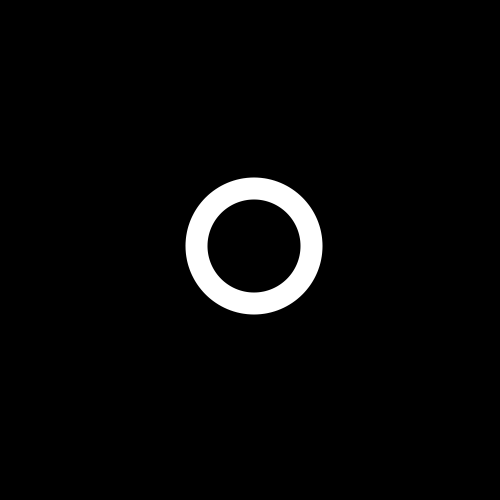
%> input picture ring.bmp, 1000 x 1000 px (shown at 1/2 size)
$ octave MRAF_Samhan.m   (GNU Octave 9; MATLAB toolbox functions it lacks are replaced by stand-ins)
%> lines starting %> are read from the running program, lines starting %| are printed output that depends on the picture; in (x1, y1, x2, y2) boxes, pixels count from 0 and x2, y2 are one past the last pixel; in counts of white or black regions, pixels touching at a corner belong together; the program's own positions count from 1
%% Description
%title: MRAF Algorithm
%desc: an IFTA to determine phase distribution in CGH for beam shaping
%using amplitude freedom in certain region
%author: Muhammad Syahman Samhan
%email: mssamhan@students.itb.ac.id
%last update: October 22, 2019
%adapted from Gerchberg and Saxton (1971) and Pasienski & DeMarco (2008)
%inspired from
    %1. Musa Aydin (Sultan Mehmet Vakif University)
    %2. Dae Gwang Choi (KAIST, 2019)
    %3. Pasienski & DeMarco (2008)

%% General Variables
clc
clear all
close all
size = 1000;             %pixel size
x = linspace(-10, 10, size);
y = linspace(-10, 10, size);
% pad = 10;
% xx = linspace(-10-pad, 10+pad, 2*size);
% yy = linspace(-10-pad, 10+pad, 2*size);
[X,Y] = meshgrid(x,y);  %meshgrid for Input Beam
% [Xx, Yy] = meshgrid(xx,yy);
x0=0; y0=0;             %center of CGH and Input Beam
tilt = 0;               %only if needed later
i_num = 30;            %number of iteration
error = [];             %error array is empty for first

%% Input Variables
R = 0.5;
mu = 0;
B_lin = 0.117;
B_con = 7;
aspect_ratio = 1;
m = 0.5;


%% Generate Gaussian Input Beam
sigma = 3;                                      %beam waist
A = 1;                                          %input amplitude
theta = ((X-x0).^2 + (Y-y0).^2)./(2*sigma^2);   %phase of Input beam
input = A*exp(-theta);                          %input amplitude for a given position


%% Target Image
Target_Ori = rgb2gray(imread('ring.bmp'));   %target image input
%> Target_Ori: size 1000x1000 uint8; min 0, max 255, mean 8.1
Target = double(Target_Ori);             %changing the target into matrix of doubles with precision

figure %Original Target Image
    imagesc(Target), axis image, colormap('gray');
    title('Target image')

SR_Ori = rgb2gray(imread('SR_Big_1000.bmp'));               %signal region input
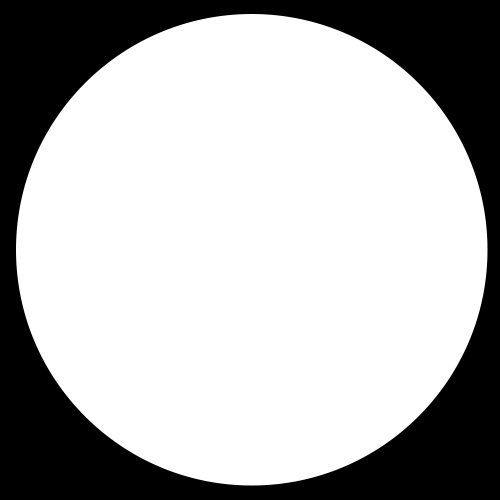
%> input picture SR_Big_1000.bmp, 1000 x 1000 px (shown at 1/2 size)
%> SR_Ori: size 1000x1000 uint8; min 0, max 255, mean 178.1
threshold = 0.5;
SR = (double(SR_Ori) >= threshold);            %change signal region into matrix of 1 and 0
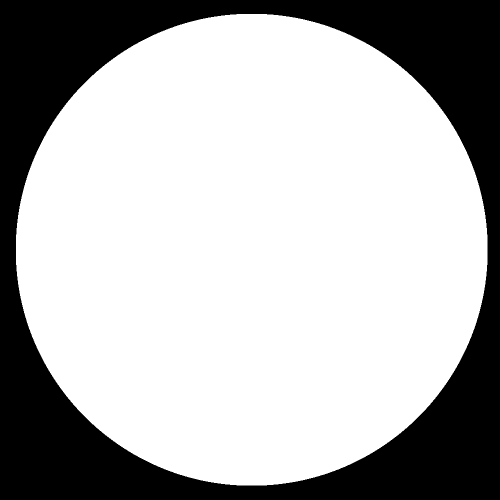
%> SR: size 1000x1000 logical (shown at 1/2 size); 70% white; 1 black region, box (x1, y1, x2, y2) and area: (0, 0, 1000, 1000) 299725
NR = 1-SR;                                         %noise region = outside of signal region
MR_Ori = rgb2gray(imread('SR_Big_1000.bmp'));                 %measure region input
MR = SR;             %change measure region into matrix of 1 and 0
N_m = nnz(MR);
%> N_m = 700275
Target_m = MR.*Target;
figure %Signal Region
    imagesc(abs(SR)), axis image, colormap('gray');
    title('Signal Region');
figure %Noise Region
    imagesc(abs(NR)), axis image, colormap('gray');
    title('Noise Region');

%% Phase Initialization Step
A = fftshift(ifft2(fftshift(Target)));  %performing GS initialization step, IFFT
% Notes: 2 times fftshift is used to shift the matrix (q1<->q3, q2<->q4)

alpha = aspect_ratio/(1+aspect_ratio);
A_quad = 4*R*(alpha*X.^2 + (1-alpha)*Y.^2);
A_lin = B_lin*(X*cos(mu) + Y*sin(mu));
A_con = B_con*sqrt(X.^2+Y.^2);
% [10 lines of commented-out code are left out]

%% Perform MRAF (Mixed-Region Amplitude Freedom) Algorithm
for i=1:i_num
    B = abs(input).*exp(1i*angle(A));
    C = fftshift(fft2(fftshift(B)));
    D = (m*abs(Target).*SR + (1-m)*abs(C).*NR).*exp(1i*angle(C)); %the main line of MRAF algorithm
    A = fftshift(ifft2(fftshift(D)));
    %Error Calculation: Root Mean Squre Error of Measure Region
        C_m = MR.*C;
        error_cur = sqrt((1/N_m)*sum(sum( (abs(C_m) - abs(Target_m)).^2 )));
        error = [error; error_cur];
end
%> this loop made 30 passes
%> error_cur on passes 9 to 20: 59.99, 56.75, 54.08, 51.85, 49.96, 48.33, 46.9, 45.65, 44.54, 43.54, 42.64, 41.83
%> (error_cur, error) on passes 1 to 6: (298.6, 298.6), (170.1, [298.6; 170.1]), (120.7, [298.6; 170.1; 120.7]), (98.48, [298.6; 170.1; 120.7; 98.48]), (85.03, [298.6; 170.1; 120.7; 98.48; 85.03]), (75.82, [298.6; 170.1; 120.7; 98.48; 85.03; 75.82])
%> after the loop, error = 30 values, max 298.6 at index 1, min 36.41 at index 30, mean 65.11

%% Calibration Section by Dae Gwang
Crop=angle(A)+pi;   % change range, from -pi to pi into 0 to 2pi
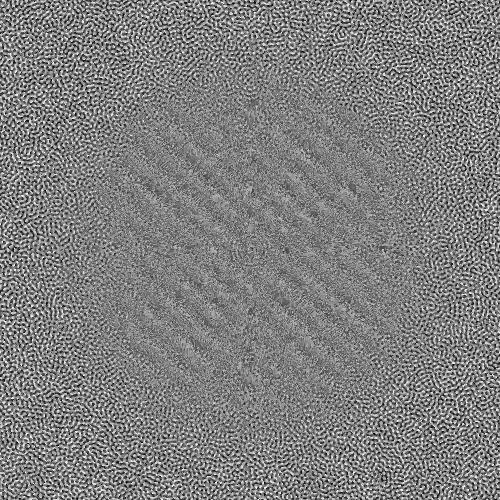
%> Crop: size 1000x1000 double (shown at 1/2 size); min 7.45e-06, max 6.28, mean 3.14; drawn with min black and max white
aaaa=136;           % maximum gray level for 2pi phase shift (depends on SLM)
Crop=floor(aaaa.*Crop./(2.0*pi)); % converting the phase shift into gray level
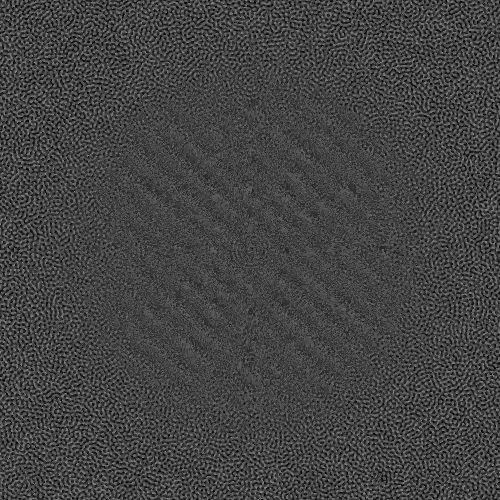
%> Crop: size 1000x1000 double (shown at 1/2 size); min 0, max 135, mean 67.4

% This line changes the black into the white
for j=1:size
    for k=1:size
        if Crop(j,k) == 0;
            Crop(j,k)=aaaa;
        end
    end
end
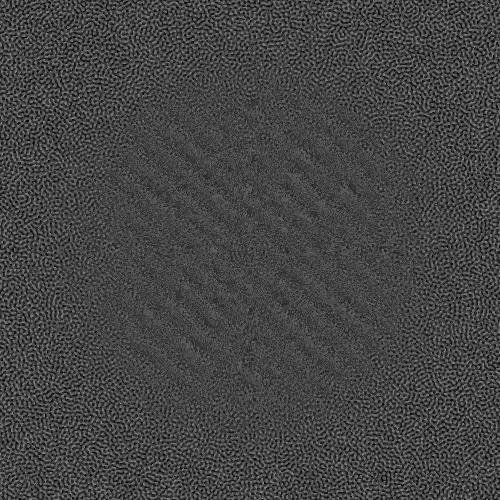
%> Crop: size 1000x1000 double (shown at 1/2 size); 0.73% of pixels changed, all inside (x1, y1, x2, y2) = (0, 0, 1000, 1000)

% This line is the main calibration section, which we got after experiment
%> (the run ends here)
